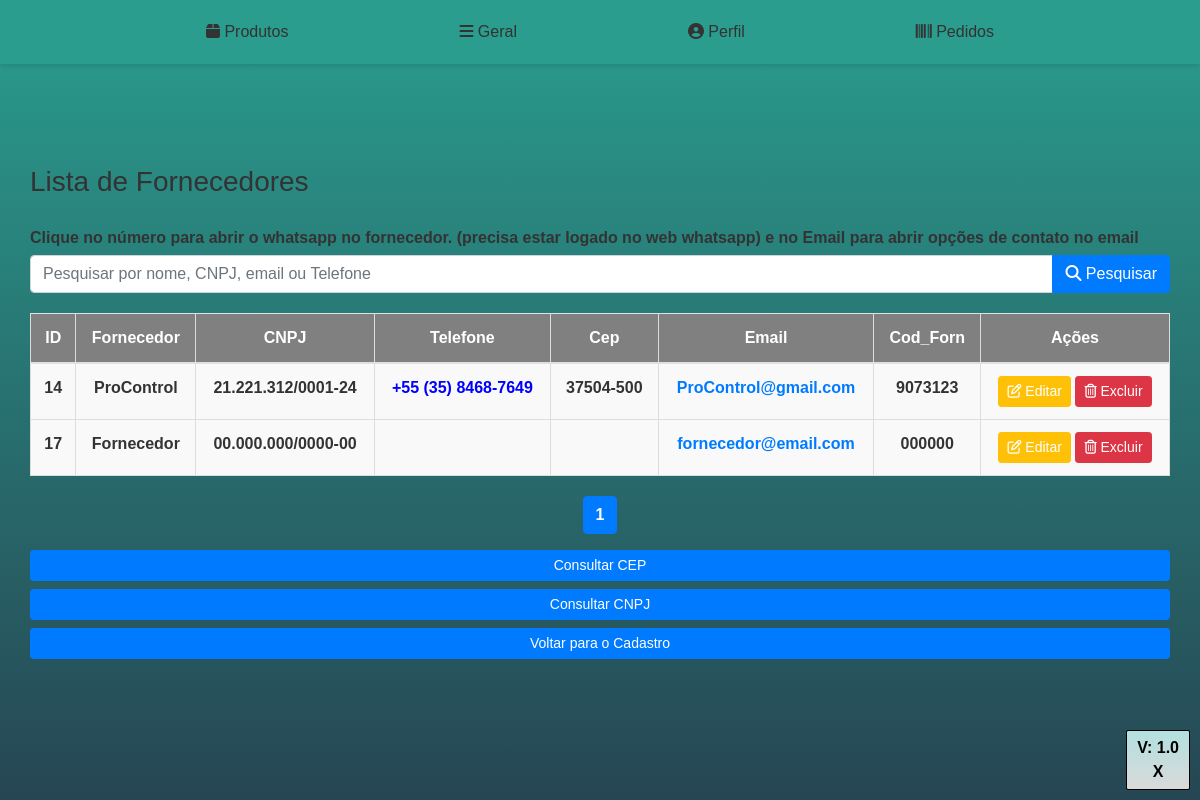
/listar_fornecedor.php (signed in), run on the app's committed database.
### tables this page shows
CREATE TABLE `fornecedor` (
  `IdFornecedor` int(11) NOT NULL,
  `nomeForn` varchar(150) NOT NULL,
  `cnpjForn` varchar(20) NOT NULL,
  `telefoneForn` varchar(25) NOT NULL,
  `cepForn` varchar(15) NOT NULL,
  `emailForn` varchar(150) NOT NULL,
  `cod_Forn` varchar(25) DEFAULT NULL
);

### listar_fornecedor.php (the view, shortened to what this page needs)
<!DOCTYPE html>
<html lang="en">
<head>
</head>
<?php include_once 'head.php' ?>
<body>
    <?php include_once('menu.php'); ?>
    <div style="padding:20px 0" class="container">
        <h3 style="margin-bottom:30px">Lista de Fornecedores</h3>
        <h6><b>Clique no número para abrir o whatsapp no fornecedor. (precisa estar logado no web whatsapp) e no
                Email para abrir opções de contato no email</h6></b>
        <form method="GET" action="" style="margin-bottom: 20px;">
            <div class="input-group">
                <input type="text" class="form-control" placeholder="Pesquisar por nome, CNPJ, email ou Telefone" name="pesquisar" value="<?= isset($_GET['pesquisar']) ? $_GET['pesquisar'] : '' ?>">
                <div class="input-group-append">
                    <button class="btn btn-primary" type="submit"><i class="fas fa-search"></i> Pesquisar</button>
                </div>
            </div>
        </form>
        <table class="table">
            <thead>
                <tr>
                    <th scope="col">ID</th>
                    <th scope="col">Fornecedor</th>
                    <th scope="col">CNPJ</th>
                    <th scope="col">Telefone</th>
                    <th scope="col">Cep</th>
                    <th scope="col">Email</th>
                    <th scope="col">Cod_Forn</th>
                    <th scope="col">Ações</th>
                </tr>
            </thead>
            <tbody>
                <?php
                include_once 'conexao.php';
                $pesquisar = isset($_GET['pesquisar']) ? $_GET['pesquisar'] : '';
                $sql = "SELECT IdFornecedor, nomeForn, cnpjForn, telefoneForn, cepForn, emailForn, cod_Forn FROM `fornecedor` WHERE nomeForn LIKE '%$pesquisar%' OR cnpjForn LIKE '%$pesquisar%' OR emailForn LIKE '%$pesquisar%' OR telefoneForn LIKE '%$pesquisar%'";
                $paginaAtual = isset($_GET['pagina']) ? $_GET['pagina'] : 1;
                $itensPorPagina = 10;
                $inicio = ($paginaAtual - 1) * $itensPorPagina;
                $sql .= " LIMIT $inicio, $itensPorPagina";
                $retorno = mysqli_query($conexao, $sql);
                while ($array = mysqli_fetch_array($retorno, MYSQLI_ASSOC)) {
                    $IdFornecedor = $array['IdFornecedor'];
                    $nomeForn = $array['nomeForn'];
                    $cnpjForn = $array['cnpjForn'];
                    $telefoneForn = $array['telefoneForn'];
                    $cepForn = $array['cepForn'];
                    $emailForn = $array['emailForn'];
                    $cod_Forn = $array['cod_Forn'];
                ?>
                    <tr>
                        <?php
                        $sqlmensagem = "SELECT idMensagem, mensagem FROM `mensagem` ORDER BY idMensagem DESC LIMIT 1";
                        $retornomensagem = mysqli_query($conexao, $sqlmensagem);
                        ?>
                        <td><?= $IdFornecedor ?></td>
                        <td><?= $nomeForn ?></td>
                        <td><?= $cnpjForn ?></td>
                        <?php
                        $mensagem = "";
                        if ($row = mysqli_fetch_assoc($retornomensagem)) {
                            $mensagem = $row['mensagem'];
                        }
                        ?>
                        <td><a href="https://web.whatsapp.com/send?phone=<?= $telefoneForn ?>&text=<?= $mensagem ?>" target="_blank" style="color: blue;"><?= $telefoneForn ?></a></td>
                        <td><?= $cepForn ?></td>
                        <td>
                            <a href="email/index.php?emailForn=<?= $emailForn ?>">
                                <?= $emailForn ?>
                            </a>
                        </td>
                        <td><?= $cod_Forn ?></td>
                        <td>
                            <a class="btn-editar btn btn-sm btn-warning" href="editar_fornecedor.php?id=<?= $IdFornecedor ?>" role="button"><i class="far fa-edit"></i> Editar</a>
                            <a class="btn-editar btn btn-sm btn-danger" href="excluir_fornecedor.php?id=<?= $IdFornecedor ?>" role="button"><i class="far fa-trash-alt"></i> Excluir</a>
                        </td>
                    </tr>
                <?php } ?>
            </tbody>
        </table>
        <?php
        $sqlContagem = "SELECT COUNT(*) AS total FROM `fornecedor` WHERE nomeForn LIKE '%$pesquisar%'";
        $retornoContagem = mysqli_query($conexao, $sqlContagem);
        $arrayContagem = mysqli_fetch_assoc($retornoContagem);
        $totalRegistros = $arrayContagem['total'];
        $quantidadePaginas = ceil($totalRegistros / $itensPorPagina);
        echo '<nav aria-label="Paginação" style="margin-top: 20px;">
                <ul class="pagination justify-content-center">';
        for ($i = 1; $i <= $quantidadePaginas; $i++) {
            $active = ($i == $paginaAtual) ? 'active' : '';
            echo '<li class="page-item ' . $active . '">
                    <a class="page-link" href="?pagina=' . $i . '&pesquisar=' . $pesquisar . '">' . $i . '</a>
                  </li>';
        }
        echo '</ul>
              </nav>';
        ?>
        <a href="cep_forn.php" class="btn-enviar btn btn-success btn-sm btn-block">Consultar CEP</a>
        <a href="https://solucoes.receita.fazenda.gov.br/servicos/cnpjreva/cnpjreva_solicitacao.asp" class="btn-enviar btn btn-success btn-sm btn-block" target="_blank">Consultar CNPJ</a>
        <a href="cadastrar_fornecedor.php" class="btn-enviar btn btn-success btn-sm btn-block">Voltar para o Cadastro</a>
    </div>
    <?php include_once 'footer.php' ?>
</body>
</html>

### css/estilo.css (style rules this page uses)
.btn-editar { color: #fff !important; }

### listar_fornecedor.php (style rules this page uses)
body { background: linear-gradient(to bottom, #4daaaa, #a7a4a4); color: black; font-family: Arial, sans-serif; margin: 0; padding: 20px; min-height: 100vh; box-sizing: border-box; display: flex; flex-direction: column; justify-content: center; }
th, tr, td { text-align: center; font-weight: bold; border: 1px solid #ddd; }
th, td { padding: 10px; border: 1px solid #ddd; }
th { background-color: grey; color: white; font-weight: bold; text-align: center; }
td { background-color: #f9f9f9; font-weight: bold; text-align: center; }

### menu.php (style rules this page uses)
body { font-family: 'Arial', sans-serif; margin: 0; padding: 0; background: linear-gradient(to bottom, #2a9d8f, #264653); color: #333; font-weight: bold; }

### data on the page
fornecedor: IdFornecedor "14", nomeForn "ProControl", cnpjForn "21.221.312/0001-24", telefoneForn "+55 (35) 8468-7649", cepForn "37504-500", emailForn "ProControl@gmail.com", cod_Forn "9073123"
fornecedor: IdFornecedor "17", nomeForn "Fornecedor", cnpjForn "00.000.000/0000-00", emailForn "fornecedor@email.com", cod_Forn "000000"
